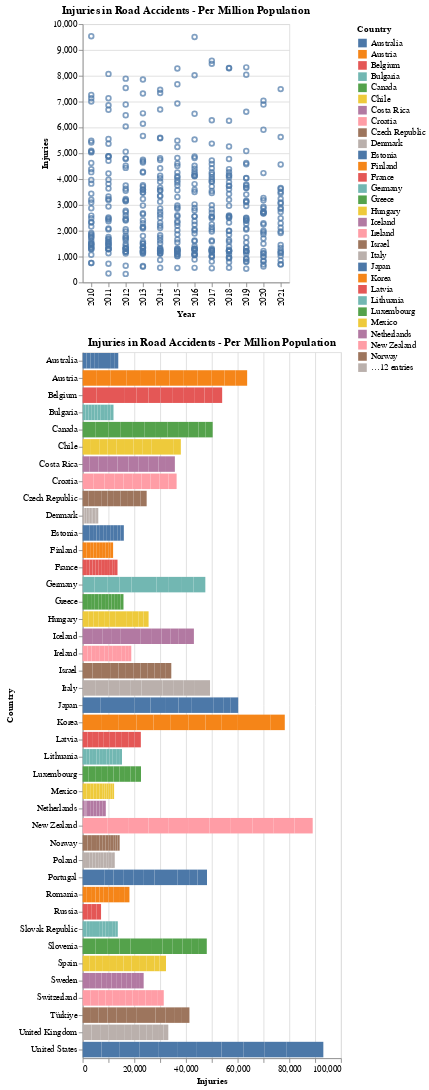

The cell this chart's notebook holds for it:
### Code cell
# Bar Chart & Scatter Plot - Selection Interaction

brush = alt.selection_interval()

points = alt.Chart(data, title = 'Injuries in Road Accidents - Per Million Population').mark_point().encode(
    x = 'Year:O',
    y = 'Injuries:Q'
).add_params(
    brush
)

bars = alt.Chart(data, title = 'Injuries in Road Accidents - Per Million Population').mark_bar().encode(
    x = 'Injuries:Q',
    y = 'Country:N',
    color = 'Country:N'
).transform_filter(
    brush
)

points & bars

### Figure 1 — Vega-Lite specification as saved in the notebook (floating-point values rounded to 4 significant figures; data arrays with more than 128 entries replaced by an {"elided": "..."} marker saying what was removed)
{"config": {"view": {"continuousWidth": 300, "continuousHeight": 300}}, "vconcat": [{"mark": {"type": "point"}, "encoding": {"x": {"field": "Year", "type": "ordinal"}, "y": {"field": "Injuries", "type": "quantitative"}}, "name": "view_1", "title": "Injuries in Road Accidents - Per Million Population"}, {"mark": {"type": "bar"}, "encoding": {"color": {"field": "Country", "type": "nominal"}, "x": {"field": "Injuries", "type": "quantitative"}, "y": {"field": "Country", "type": "nominal"}}, "title": "Injuries in Road Accidents - Per Million Population", "transform": [{"filter": {"param": "param_14"}}]}], "data": {"name": "data-9c60a30b2c5151cd0bd25720e06c33ca"}, "params": [{"name": "param_14", "select": {"type": "interval"}, "views": ["view_1"]}], "$schema": "https://vega.github.io/schema/vega-lite/v5.15.1.json", "datasets": {"data-9c60a30b2c5151cd0bd25720e06c33ca": {"elided": "457 records"}}}
